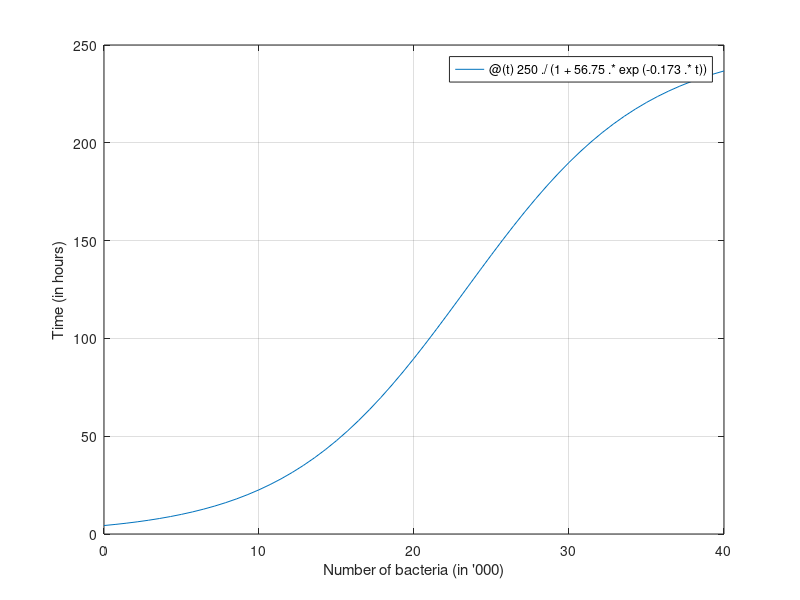
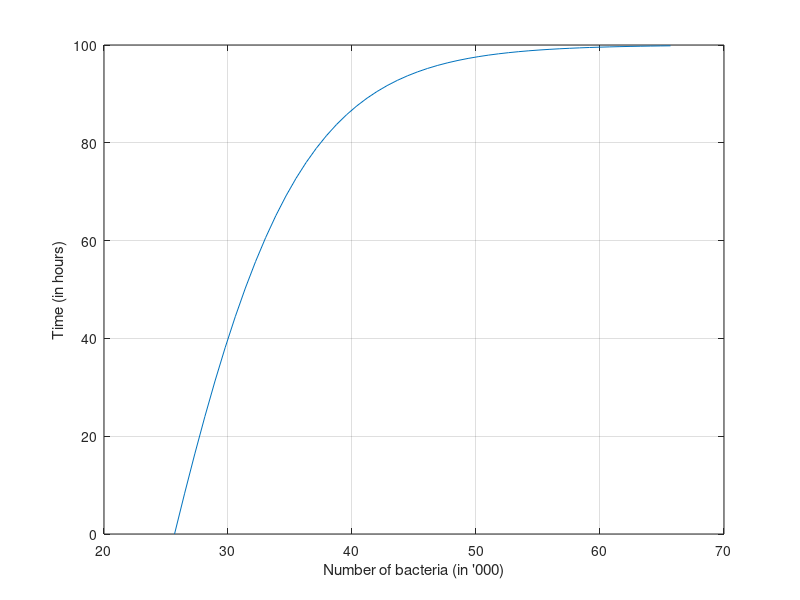

Write MATLAB code to recreate these figures, in order.
% ECOR2606 - David Manouchehri - Part 1 

B = @(t) 250 ./ (1 + 56.75 .* exp(-0.173.*t));

figure(1); 
fplot(B, [0 40]);
xlabel('Number of bacteria (in ''000)');
ylabel('Time (in hours)');
grid on;
f=@(t) B(t)-150;
z = fzero(f, [0 40]);

figure(2);
width = linspace(z, z + 40, 50);

plot(width, f(width));
xlabel('Number of bacteria (in ''000)');
ylabel('Time (in hours)');
grid on;